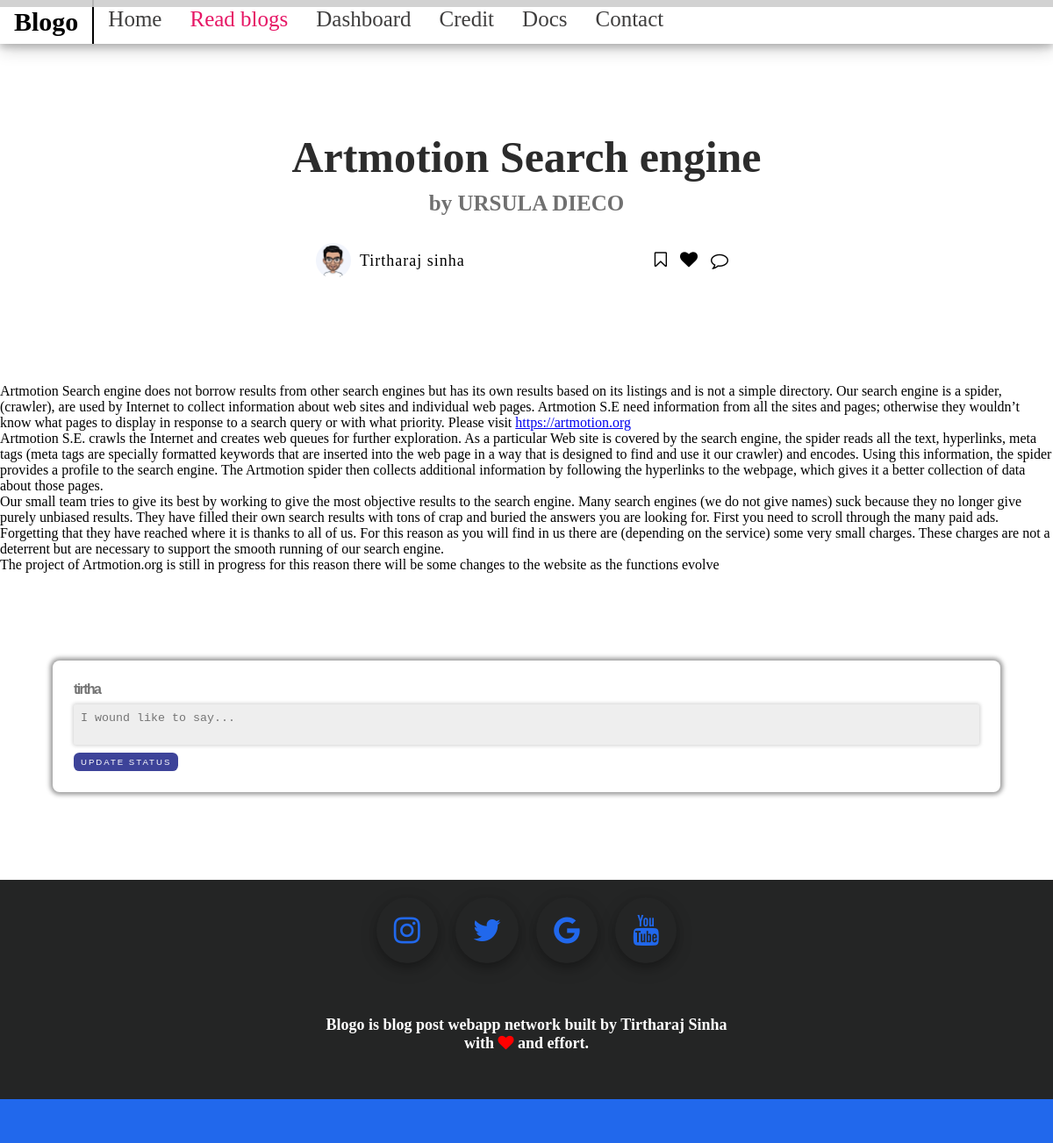
Page /blogs/4/ (signed in) on the committed database.
### home/models.py (models this page shows)
class blog(models.Model):
    username = models.CharField(max_length=112)
    title = models.CharField(max_length=112)
    des = models.TextField()
    public = models.CharField(max_length=50, default="public")
    thumb = models.ImageField(
        default="", upload_to="thumbnail")
    blog = models.TextField()
    objects = models.Manager()

class userdetail(models.Model):
    username = models.CharField(max_length=112, unique=True)
    title = models.CharField(max_length=112)
    bio = models.TextField()
    pic = models.ImageField(
        default="", upload_to="profiles")
    website = models.CharField(max_length=112, default="")
    instagram = models.CharField(
        max_length=112, default="")
    twitter = models.CharField(max_length=112, default="")
    objects = models.Manager()

### home/views.py (the view)
# urls.py: path('blogs/', views.blogs, name="blogs"),
def blogs(request, id=-1):
    print(id)
    is_user = "true"
    if request.user.is_anonymous:
        is_user = "false"
    if id == -1:
        public = blog.objects.all().filter(public="public")
        private = blog.objects.all().filter(public="private")
        allblog = blog.objects.all()
        return render(request, "blogs.html", {"is_user": is_user, "public": public, "private": private, "all": allblog})
    try:
        target = blog.objects.get(id=id)
        author_name = target.username
        author = userdetail.objects.get(username=author_name)
        if target.public == "public":
            return render(request, "blogs.html", {"blog_content": target, "author": author, "is_user": is_user})
        else:
            if request.user.is_anonymous:
                return render(request, "blogs.html", {"msg": "please Sign-in To read private", "is_user": is_user})
            else:
                return render(request, "blogs.html", {"blog_content": target,  "author": author, "is_user": is_user})
    except:
        return render(request, "blogs.html", {"msg": "404 : page not found", "is_user": is_user})

### templates/blogs.html (shortened to what this page needs)
<!DOCTYPE html>
<html lang="en">
<head>
    <link rel="stylesheet" href="/static/css/blogs.css" />
    <link rel="stylesheet" href="/static/css/comment.css">
    <link rel="stylesheet" href="/static/css/card_slider.css">
    <link rel="stylesheet" href="https://cdnjs.cloudflare.com/ajax/libs/font-awesome/4.7.0/css/font-awesome.min.css" />
</head>
<body>
    <div class="progress-container">
    </div>
    <div class="nevbar">
        <div id="mySidebar" class="sidebar">
            <h3>Blogo</h3>
            <a href="/">Home</a>
            <a href="/blogs" style="color: rgb(230, 22, 101);">Read blogs</a> {% if is_user == "true" %}<a href="/dashboard">Dashboard</a> {% endif %}
            <a href="#">Credit</a>
            <a href="#">Docs</a>
            <a href="#">Contact</a>
        </div>
    </div>
    <div class="container">
        {% if blog_content %}
        <div class="content">
            <div class="details">
                <h1>{{blog_content.title}}</h1>
                <h4>{{blog_content.des}}</h4>
                <div class="author">
                    <div class="author-details">
                        <img src="{{author.pic.url}}" alt="">
                        <p>{{author.title}}</p>
                    </div>
                    <div class="react">
                        <i class="fa fa-bookmark-o" onclick="color_change(this)"></i>
                        <i class="fa fa-heart" onclick="color_change(this)"></i>
                        <a href="#wrapper"><i class="fa fa-comment-o"></i></a>
                    </div>
                </div>
            </div>
            <div class="blogbody">
                {{ blog_content.blog|safe }}
            </div>
            <div class="comment-box">
                <section id="wrapper">
                    <aside class="card">
                    </aside>
                </section>
            </div>
        </div>
        {% endif %}
    </div>
    <div class="footer">
        <div class="social">
            <a href="#" class="fa fa-instagram"></a>
            <a href="#" class="fa fa-twitter"></a>
            <a href="#" class="fa fa-google"></a>
            <a href="#" class="fa fa-youtube"></a>
        </div>
        <h3>
            Blogo is blog post webapp network built by Tirtharaj Sinha<br /> with <i class="fa fa-heart" style="color: red"></i> and effort.
        </h3>
        <div class="foot"></div>
    </div>
</body>
</html>

### static/css/blogs.css (style rules this page uses)
* { box-sizing: border-box; padding: 0; margin: 0; }
body, html { height: 100%; }
.progress-container { width: 100%; height: 8px; background: rgba(204, 204, 204, 0.884); position: fixed; z-index: 20; margin-top: 0px; }
.nevbar { display: flex; justify-content: space-between; }
#mySidebar { height: 50px; position: fixed; z-index: 10; top: 0; left: 0; transition: 0.5s; padding-top: 10; display: flex; background-color: white; width: 100%; box-shadow: 0 4px 8px 0 rgba(0, 0, 0, 0.2), 0 6px 20px 0 rgba(0, 0, 0, 0.19); }
.sidebar a, h3 { padding: 8px 16px 8px 16px; text-decoration: none; font-size: 25px; color: #3f3e3e; display: block; transition: 0.3s; white-space: nowrap; }
.sidebar h3 { font-size: 30px; color: #000000; border-right: 2px solid black; }
.container { margin-top: 50px; }
.footer { width: 100%; background-color: rgb(36, 37, 37); color: white; height: 300px; margin-top: 100px; padding-top: 20px; position: relative; overflow: hidden; }
.footer .social { display: flex; justify-content: center; }
.social a { text-decoration: none; padding: 20px; font-size: 35px; font-weight: 500; display: block; border-radius: 50%; box-shadow: 0 4px 8px 0 rgba(0, 0, 0, 0.2), 0 6px 20px 0 rgba(0, 0, 0, 0.19); margin-left: 10px; margin-right: 10px; color: rgb(33, 104, 236); }
.footer h3 { margin-top: 40px; color: white; text-align: center; font-size: 18px; padding: 20px; white-space: inherit; }
.footer .foot { position: absolute; bottom: 0; width: 100%; background-color: rgb(33, 104, 236); height: 50px; }
.content { width: 100%; display: block; min-height: 100px; margin: 0px; margin-bottom: 100px; }
.content .details { margin-bottom: 100px; }
.content .details h1 { width: 50%; text-align: center; color: rgb(44, 44, 44); font-size: 50px; display: block; margin: auto; margin-top: 150px; }
.content .details h4 { width: 50%; text-align: center; color: rgb(112, 112, 112); display: block; margin: auto; font-size: 25px; margin-top: 10px; margin-bottom: 30px; }
.content .details .author { display: flex; justify-content: space-between; width: 40%; margin: auto; }
.content .details .author .author-details { display: flex; width: 300px; justify-content: left; margin: auto; }
.content .details .author .author-details img { width: 40px; height: 40px; border-radius: 50%; }
.content .details .author .author-details p { color: black; padding: 10px; padding-left: 10px; font-size: 18px; font-weight: 500; letter-spacing: 1px; }
.content .details .author .react { width: 200px; display: flex; justify-content: right; font-size: 20px; padding: 10px; }
.content .details .author .react a { text-decoration: none; color: black; }
.content .details .author .react i { margin-left: 15px; cursor: pointer; }
.blogbody { width: 100%; }

### static/css/comment.css (style rules this page uses)
#wrapper { width: 100%; }
.card { border-radius: 0.5rem; box-shadow: 0px 0px 5px 3px rgba(0, 0, 0, 0.39); padding: 1.5rem; width: 90%; margin: auto; margin-top: 100px; }

### rows in the picture
blog: title "Artmotion Search engine", des "by URSULA DIECO", blog "Artmotion Search engine does not borrow results from other search engines but has its own results based on its listings and is not a simple directory. Our search engine is a spider, (crawler), are used by Internet to collect information about web sites and individual web pages. Artmotion S.E need information from all the sites and pages; otherwise they wouldn’t know what pages to display in response to a search query or with what priority. Please visit https://artmotion.org Artmotion S.E. crawls the Internet and creates web queues for further exploration. As a particular Web site is covered by the search engine, the spider reads all the text, hyperlinks, meta tags (meta tags are specially…"
userdetail: pic (picture), title "Tirtharaj sinha"
